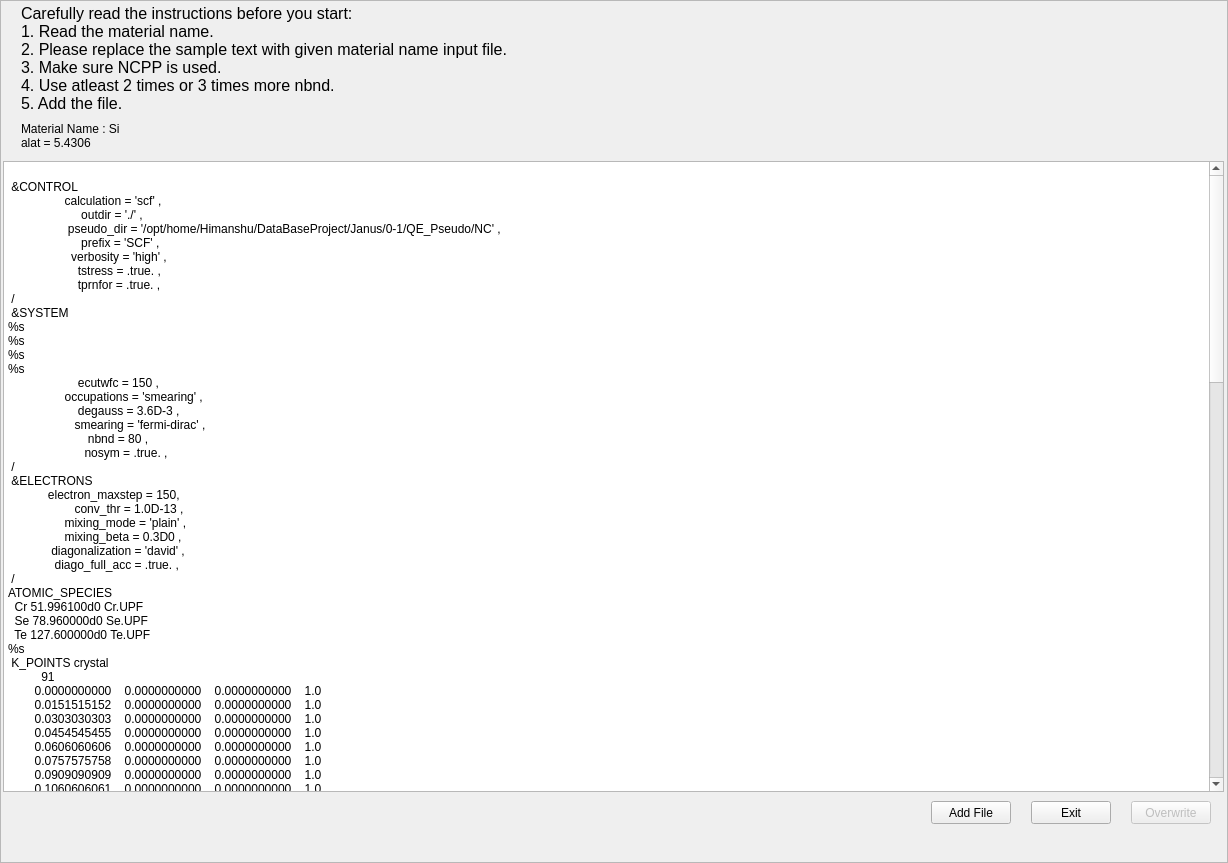
<?xml version="1.0" encoding="UTF-8"?>
<ui version="4.0">
 <class>ScrollArea_InputFileCreater</class>
 <widget class="QScrollArea" name="ScrollArea_InputFileCreater">
  <property name="geometry">
   <rect>
    <x>0</x>
    <y>0</y>
    <width>1228</width>
    <height>863</height>
   </rect>
  </property>
  <property name="windowTitle">
   <string>Input File Creater</string>
  </property>
  <property name="widgetResizable">
   <bool>false</bool>
  </property>
  <widget class="QWidget" name="scrollAreaWidgetContents">
   <property name="geometry">
    <rect>
     <x>0</x>
     <y>0</y>
     <width>1226</width>
     <height>861</height>
    </rect>
   </property>
   <widget class="QLabel" name="label_Header">
    <property name="geometry">
     <rect>
      <x>20</x>
      <y>3</y>
      <width>1191</width>
      <height>111</height>
     </rect>
    </property>
    <property name="font">
     <font>
      <pointsize>12</pointsize>
     </font>
    </property>
    <property name="text">
     <string>Carefully read the instructions before you start:
1. Read the material name.
2. Please replace the sample text with given material name input file.
3. Make sure NCPP is used.
4. Use atleast 2 times or 3 times more nbnd.
5. Add the file.</string>
    </property>
    <property name="alignment">
     <set>Qt::AlignLeading|Qt::AlignLeft|Qt::AlignTop</set>
    </property>
   </widget>
   <widget class="QPlainTextEdit" name="plainTextEdit_InputText">
    <property name="geometry">
     <rect>
      <x>2</x>
      <y>160</y>
      <width>1221</width>
      <height>631</height>
     </rect>
    </property>
    <property name="plainText">
     <string>
 &amp;CONTROL
                 calculation = 'scf' ,
                      outdir = './' ,
                  pseudo_dir = '/opt/home/Himanshu/DataBaseProject/Janus/0-1/QE_Pseudo/NC' ,
                      prefix = 'SCF' ,
                   verbosity = 'high' ,
                     tstress = .true. ,
                     tprnfor = .true. ,
 /
 &amp;SYSTEM
%s
%s
%s
%s
                     ecutwfc = 150 ,
                 occupations = 'smearing' ,
                     degauss = 3.6D-3 ,
                    smearing = 'fermi-dirac' ,
                        nbnd = 80 ,
                       nosym = .true. ,
 /
 &amp;ELECTRONS
            electron_maxstep = 150,
                    conv_thr = 1.0D-13 ,
                 mixing_mode = 'plain' ,
                 mixing_beta = 0.3D0 ,
             diagonalization = 'david' ,
              diago_full_acc = .true. ,
 /
ATOMIC_SPECIES
  Cr 51.996100d0 Cr.UPF
  Se 78.960000d0 Se.UPF
  Te 127.600000d0 Te.UPF
%s    
 K_POINTS crystal
          91
        0.0000000000    0.0000000000    0.0000000000    1.0
        0.0151515152    0.0000000000    0.0000000000    1.0
        0.0303030303    0.0000000000    0.0000000000    1.0
        0.0454545455    0.0000000000    0.0000000000    1.0
        0.0606060606    0.0000000000    0.0000000000    1.0
        0.0757575758    0.0000000000    0.0000000000    1.0
        0.0909090909    0.0000000000    0.0000000000    1.0
        0.1060606061    0.0000000000    0.0000000000    1.0
        0.1212121212    0.0000000000    0.0000000000    1.0
        0.1363636364    0.0000000000    0.0000000000    1.0
        0.1515151515    0.0000000000    0.0000000000    1.0
        0.1666666667    0.0000000000    0.0000000000    1.0
        0.1818181818    0.0000000000    0.0000000000    1.0
        0.1969696970    0.0000000000    0.0000000000    1.0
        0.2121212121    0.0000000000    0.0000000000    1.0
        0.2272727273    0.0000000000    0.0000000000    1.0
        0.2424242424    0.0000000000    0.0000000000    1.0
        0.2575757576    0.0000000000    0.0000000000    1.0
        0.2727272727    0.0000000000    0.0000000000    1.0
        0.2878787879    0.0000000000    0.0000000000    1.0
        0.3030303030    0.0000000000    0.0000000000    1.0
        0.3181818182    0.0000000000    0.0000000000    1.0
        0.3333333333    0.0000000000    0.0000000000    1.0
        0.3484848485    0.0000000000    0.0000000000    1.0
        0.3636363636    0.0000000000    0.0000000000    1.0
        0.3787878788    0.0000000000    0.0000000000    1.0
        0.3939393939    0.0000000000    0.0000000000    1.0
        0.4090909091    0.0000000000    0.0000000000    1.0
        0.4242424242    0.0000000000    0.0000000000    1.0
        0.4393939394    0.0000000000    0.0000000000    1.0
        0.4545454545    0.0000000000    0.0000000000    1.0
        0.4696969697    0.0000000000    0.0000000000    1.0
        0.4848484848    0.0000000000    0.0000000000    1.0
        0.5000000000    0.0000000000    0.0000000000    1.0
        0.4912278947    0.0175436842    0.0000000000    1.0
        0.4824557895    0.0350873684    0.0000000000    1.0
        0.4736836842    0.0526310526    0.0000000000    1.0
        0.4649115789    0.0701747368    0.0000000000    1.0
        0.4561394737    0.0877184211    0.0000000000    1.0
        0.4473673684    0.1052621053    0.0000000000    1.0
        0.4385952632    0.1228057895    0.0000000000    1.0
        0.4298231579    0.1403494737    0.0000000000    1.0
        0.4210510526    0.1578931579    0.0000000000    1.0
        0.4122789474    0.1754368421    0.0000000000    1.0
        0.4035068421    0.1929805263    0.0000000000    1.0
        0.3947347368    0.2105242105    0.0000000000    1.0
        0.3859626316    0.2280678947    0.0000000000    1.0
        0.3771905263    0.2456115789    0.0000000000    1.0
        0.3684184211    0.2631552632    0.0000000000    1.0
        0.3596463158    0.2806989474    0.0000000000    1.0
        0.3508742105    0.2982426316    0.0000000000    1.0
        0.3421021053    0.3157863158    0.0000000000    1.0
        0.3333300000    0.3333300000    0.0000000000    1.0
        0.3245581579    0.3245581579    0.0000000000    1.0
        0.3157863158    0.3157863158    0.0000000000    1.0
        0.3070144737    0.3070144737    0.0000000000    1.0
        0.2982426316    0.2982426316    0.0000000000    1.0
        0.2894707895    0.2894707895    0.0000000000    1.0
        0.2806989474    0.2806989474    0.0000000000    1.0
        0.2719271053    0.2719271053    0.0000000000    1.0
        0.2631552632    0.2631552632    0.0000000000    1.0
        0.2543834211    0.2543834211    0.0000000000    1.0
        0.2456115789    0.2456115789    0.0000000000    1.0
        0.2368397368    0.2368397368    0.0000000000    1.0
        0.2280678947    0.2280678947    0.0000000000    1.0
        0.2192960526    0.2192960526    0.0000000000    1.0
        0.2105242105    0.2105242105    0.0000000000    1.0
        0.2017523684    0.2017523684    0.0000000000    1.0
        0.1929805263    0.1929805263    0.0000000000    1.0
        0.1842086842    0.1842086842    0.0000000000    1.0
        0.1754368421    0.1754368421    0.0000000000    1.0
        0.1666650000    0.1666650000    0.0000000000    1.0
        0.1578931579    0.1578931579    0.0000000000    1.0
        0.1491213158    0.1491213158    0.0000000000    1.0
        0.1403494737    0.1403494737    0.0000000000    1.0
        0.1315776316    0.1315776316    0.0000000000    1.0
        0.1228057895    0.1228057895    0.0000000000    1.0
        0.1140339474    0.1140339474    0.0000000000    1.0
        0.1052621053    0.1052621053    0.0000000000    1.0
        0.0964902632    0.0964902632    0.0000000000    1.0
        0.0877184211    0.0877184211    0.0000000000    1.0
        0.0789465789    0.0789465789    0.0000000000    1.0
        0.0701747368    0.0701747368    0.0000000000    1.0
        0.0614028947    0.0614028947    0.0000000000    1.0
        0.0526310526    0.0526310526    0.0000000000    1.0
        0.0438592105    0.0438592105    0.0000000000    1.0
        0.0350873684    0.0350873684    0.0000000000    1.0
        0.0263155263    0.0263155263    0.0000000000    1.0
        0.0175436842    0.0175436842    0.0000000000    1.0
        0.0087718421    0.0087718421    0.0000000000    1.0
        0.0000000000    0.0000000000    0.0000000000    1.0</string>
    </property>
    <property name="overwriteMode">
     <bool>true</bool>
    </property>
    <property name="cursorWidth">
     <number>5</number>
    </property>
   </widget>
   <widget class="QPushButton" name="pushButton_AddFile">
    <property name="geometry">
     <rect>
      <x>930</x>
      <y>800</y>
      <width>80</width>
      <height>23</height>
     </rect>
    </property>
    <property name="text">
     <string>Add File</string>
    </property>
   </widget>
   <widget class="QPushButton" name="pushButton_Exit">
    <property name="geometry">
     <rect>
      <x>1030</x>
      <y>800</y>
      <width>80</width>
      <height>23</height>
     </rect>
    </property>
    <property name="text">
     <string>Exit</string>
    </property>
   </widget>
   <widget class="QPushButton" name="pushButton_Overwrite">
    <property name="enabled">
     <bool>false</bool>
    </property>
    <property name="geometry">
     <rect>
      <x>1130</x>
      <y>800</y>
      <width>80</width>
      <height>23</height>
     </rect>
    </property>
    <property name="text">
     <string>Overwrite</string>
    </property>
   </widget>
   <widget class="QLabel" name="label_Message">
    <property name="enabled">
     <bool>false</bool>
    </property>
    <property name="geometry">
     <rect>
      <x>0</x>
      <y>800</y>
      <width>451</width>
      <height>61</height>
     </rect>
    </property>
    <property name="text">
     <string/>
    </property>
   </widget>
   <widget class="QLabel" name="label_MaterialInformation">
    <property name="geometry">
     <rect>
      <x>20</x>
      <y>114</y>
      <width>231</width>
      <height>41</height>
     </rect>
    </property>
    <property name="text">
     <string>Material Name : Si
alat = 5.4306</string>
    </property>
   </widget>
  </widget>
 </widget>
 <resources/>
 <connections/>
</ui>
